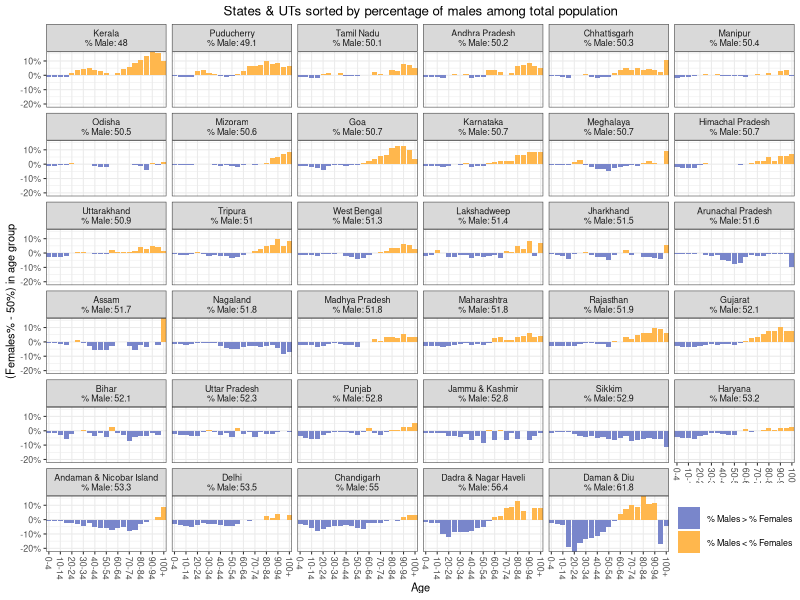

Recreate this plot in R.
library(ggplot2)
library(magrittr)
library(dplyr)
library(stringr)
library(tidyr)
library(svglite)
library(scales)
library(e1071)  

base_data <- readr::read_csv('all_states_data.csv')

# remove 'INDIA' data
base_data <- base_data %>% filter(!(state %in% 'INDIA'))

base_data %>% 
  filter(!(age %in% c('Age not stated', 'All ages'))) %>% 
  mutate(age = ifelse(age %in% '100+', 101, age)) %>% 
  mutate(age = age %>% as.numeric) %>% 
  mutate(age = cut(age,
                   breaks = seq(from = 0, to = 105, by = 5),
                   include.lowest = TRUE, right = FALSE)) %>% 
  select(state, age, total_males, total_persons) %>% 
  group_by(state, age) %>% 
  summarise(total_males = sum(total_males),
            total_persons = sum(total_persons)) %>% 
  ungroup %>% 
  mutate(total_females = total_persons - total_males) -> 
  summarised_data

age_levels <- summarised_data$age %>% levels
age_labels <- summarised_data$age %>%
  levels %>% 
  str_replace_all(fixed('['), '') %>% 
  str_replace_all(fixed(')'), '') %>% 
  str_replace_all(fixed(']'), '') %>% 
  str_split_fixed(',', 2) %>% 
  as_data_frame %>% 
  mutate(V1 = as.numeric(V1),
         V2 = as.numeric(V2) - 1) %>% 
  mutate(ans = paste0(V1, '-' , V2)) %>% 
  extract2('ans')
age_labels[21] <- '100+'
summarised_data$age <- factor(as.character(summarised_data$age), age_levels, age_labels, ordered = TRUE)

male_perc_rank <- summarised_data %>% 
  group_by(state) %>% 
  summarise(male_perc = sum(total_males)/sum(total_persons)) %>% 
  ungroup %>% 
  arrange(male_perc)

library(gganimate)

state_names <- male_perc_rank$state %>% 
  sapply(. %>% 
           tolower %>% 
           gsub(x = .,
                pattern = "\\b([[:alpha:]])([[:alpha:]]+)",
                replacement = "\\U\\1\\L\\2",
                perl = TRUE)) %>% 
  ifelse(. == 'Nct Of Delhi', 'Delhi', .) %>% 
  unname

state_names <- state_names %>% paste0('\n', "% Male: ", male_perc_rank$male_perc %>% multiply_by(100) %>% round(1))

toplot <- summarised_data %>% 
  mutate(state = factor(state, levels = male_perc_rank$state, ordered = TRUE, labels = state_names)) %>% 
  group_by(state, age) %>% 
  mutate(total_females = total_females/sum(total_persons)) %>% 
  ungroup %>% 
  mutate(female_diff_50 = (total_females - 0.5)) %>% 
  select(-total_persons, -total_males, -total_females) %>% 
  arrange(state, age)
  
gg1 <- ggplot(toplot) + 
  geom_bar(aes(x = age, y = female_diff_50, fill = (female_diff_50 > 0)), stat = 'identity', position = 'dodge') +
  facet_wrap(~state) +
  coord_cartesian(expand = FALSE) +
  theme_bw(base_size = 8) +
  theme(axis.text.x = element_text(angle = -90, vjust = 0.5, hjust = 0),
        plot.title = element_text(hjust = 0.5)) +
  ylab('(Females% - 50%) in age group') +
  xlab('Age') + 
  scale_y_continuous(labels = function(breaks) breaks %>% multiply_by(100) %>% round(digits = 0) %>% paste0('%')) +
  scale_x_discrete(breaks = levels(toplot$age)[seq(from = 1, to = 21, by = 2)],
                   labels = levels(toplot$age)[seq(from = 1, to = 21, by = 2)]) +
  scale_fill_manual(values = c('FALSE' = '#7986CB', 'TRUE' = '#FFB74D'),
                    labels = c('FALSE' = '% Males > % Females', 'TRUE' = '% Males < % Females'),
                    name = '') +
  theme(legend.position = c(0.92, 0.06),
        legend.direction = 'vertical') +
  ggtitle('States & UTs sorted by percentage of males among total population')

svglite('states-sorted-sex-diff.svg')
print(gg1)
dev.off()
